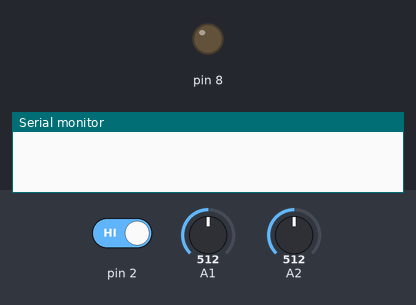
Bench run of a sketch on a simulated Arduino Uno, built with avr-gcc and run on an emulated ATmega328P. Shown: output pins drawn as LEDs (lit = HIGH), the last lines printed to the serial monitor. The inputs (shaded band) are chosen by the test bench; at power-on: pin 2 HIGH, A1 = 512, A2 = 512. Pins used as bus, display or sensor lines are not drawn.

Above: at 1.2 s.
1.3 s: pin 2 driven LOW
At 1.9 s:
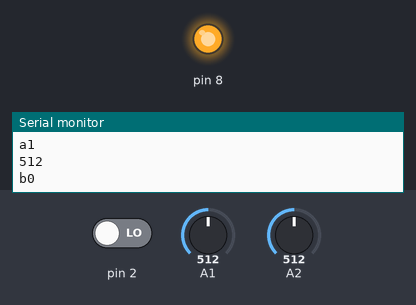
4.8 s: pin 2 driven HIGH
At 6.3 s:
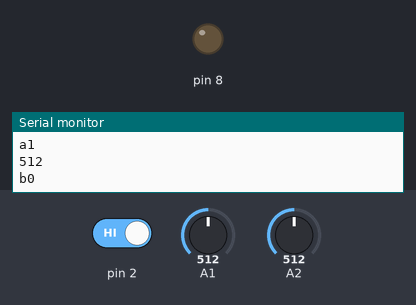
Timing chart, 0 to 7.8 s (numbered marks = the images above; inputs shaded):
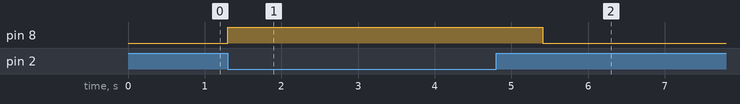

The sketch:

Selectorbuttonssliders.ino
```cpp
// (licence header left out)
#include <comm.h>
#include <SPI.h>
#include <MFRC522.h>

#define SS_PIN 10
#define RST_PIN 5


MFRC522 rfid(SS_PIN, RST_PIN);

    // Remeber what the last tag was
byte last_uuid[8] = {0xde,0xad,0xbe,0xef,0x0,0x0,0x0,0x0}; // 64 bits max, our tags have 32 bits of output AFAIK
int last_len = 4;        // Keep the length as well

int buttonState = 0;

void setup() {
  Serial.begin(9600); // init serial
  SPI.begin(); // init SPI bus
  rfid.PCD_Init(); // init MFRC522

  // LED
  pinMode(8, OUTPUT);

  // initialize the pushbutton pin as an input:
  pinMode(2, INPUT);
  pinMode(A2, INPUT);
  pinMode(A1, INPUT);

}

#define ID "input"

void loop() {
  // Read button value
  buttonState = digitalRead(2);

  // Handle messages
  if(Serial.available() > 0){
    Message m = wait_for_message();
    if (!handle_handshake(m, ID)){
      if(m.label == 'X'){
         buttonState = atoi(m.content) > 0;
      }
    }
  }

  // On activation
  if (buttonState == LOW) {
    digitalWrite(8, HIGH);

    // Sense and send inputs
    countrySelect();
    decadeSelect();
    disasterSelect();

    delay(1000); // Cooldown
    buttonState = 0;
  }

  // After activation
  else if (buttonState == HIGH) {
    digitalWrite(8, LOW);
  }

  // Read the tag when available
  // TODO: It might be beneficial for the reliability of this to wait here instead of just checking
  // REMEMBER: This should work without crashes for at least a few hours

  if (rfid.PICC_IsNewCardPresent()) { // new tag is available
    // TODO: See above
    if (rfid.PICC_ReadCardSerial()) { // NUID has been read
      Serial.println("Found card");
      // What does this do? {! Compiles without !}
      MFRC522::PICC_Type piccType = rfid.PICC_GetType(rfid.uid.sak);

      // Copy over the tag uid
      last_len = rfid.uid.size;
      memcpy(last_uuid,rfid.uid.uidByte, last_len);
    }
      rfid.PICC_HaltA(); // halt PICC
      rfid.PCD_StopCrypto1(); // stop encryption on PCD
   }

}

// Potentiometer
void decadeSelect() {
  int potentioVaulueDecades = analogRead(A1); //Selected decade
  //Serial.println(potentioVaulueDecades);
  send_message(int_message('a',int(floor(potentioVaulueDecades/1023.0 * 3.2))));
}

// Slider
void disasterSelect() {
  int sliderValueDisaster = analogRead(A2); //Seleccted disaster
  Serial.println(sliderValueDisaster);
  int index = 0;
  if(sliderValueDisaster > 980){
    index = 2;
  }
  else if(sliderValueDisaster > 900){
    index = 1;
  }
  send_message(int_message('b',index));
}

// RFID
void countrySelect() {

   Message m = {0};
   m.label = 'c';

   for (int i = 0; i < last_len; i++) {
     sprintf(m.content + 3*i, "%02X ", last_uuid[i] ); // Prints a byte
   }

   // Shorten the message by removing the last space
   m.content[3*last_len-1] = 0x0;

   send_message(m);

 }
```

Measured:
- after the input at 1.3 s, pin 8: LOW → HIGH at once
- after the input at 4.8 s, pin 8: HIGH → LOW after 0.61 s
